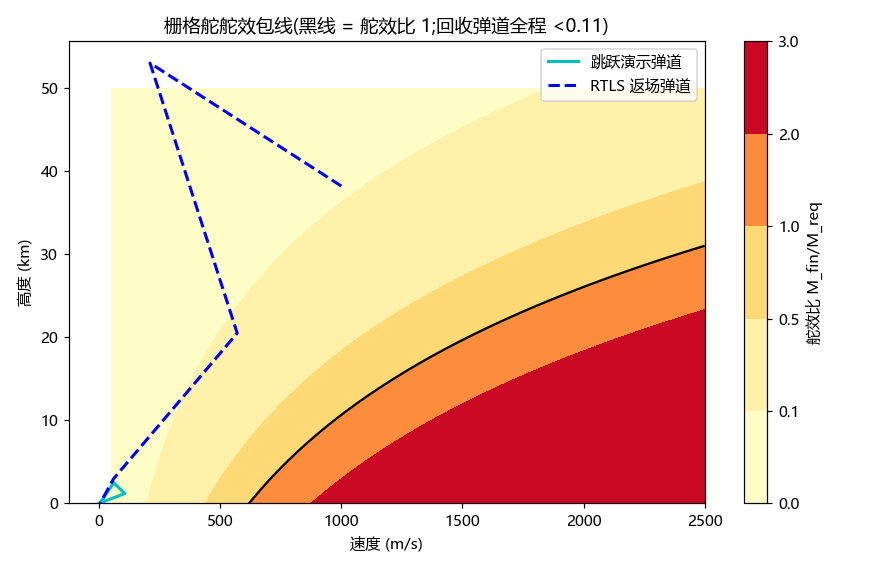

The script that saved this image:
#!/usr/bin/env python3
# -*- coding: utf-8 -*-
"""
L1.5 栅格舵舵效包线 —— veh-rocket-02(火星大气)
=================================================
舵面控制力矩 M_fin(v,h) = N_fin·Cnδ·δmax·q(v,h)·S·L_arm 与姿控需求力矩
M_req(0.1 rad/s² 俯仰角加速度,I≈m·L²/12)之比,在 (v,h) 平面画等值线;
叠加两条实际回收弹道(sim_hop 跳跃、sim_boostback RTLS 返场)检查舵效覆盖。
参数(推定):Cnδ=1.5 /rad,δmax=20°,S=3.3 m²/片 ×4,臂长 21 m
(空箭 CG ~12 m,舵位 33 m);m=51.4 t,L=36 m。
"""
import numpy as np

G = 3.71
RHO0, HSC = 0.020, 11100.0
CN_D, DMAX = 1.5, np.deg2rad(20)
S_FIN, N_FIN, ARM = 3.3, 4, 21.0
M, L = 51.4e3, 36.0
I = M * L * L / 12
ALPHA_REQ = 0.1                 # rad/s² 姿控需求(5° 修正 ~1.3 s 量级)
M_REQ = I * ALPHA_REQ

q_req = M_REQ / (N_FIN * CN_D * DMAX * S_FIN * ARM)
print('=' * 60)
print('栅格舵舵效包线(火星)')
print('=' * 60)
print('需求力矩 %.2f MN·m(I=%.1e kg·m², α=%.1f rad/s²)' % (M_REQ / 1e6, I, ALPHA_REQ))
print('舵效达标动压 q_req = %.2f kPa' % (q_req / 1e3))
for h in (0, 10e3, 20e3):
    v1 = np.sqrt(2 * q_req / (RHO0 * np.exp(-h / HSC)))
    print('  h=%5.0f km → 需 v ≥ %.0f m/s' % (h / 1e3, v1))
print('对照回收弹道:跳跃演示峰值 q ≈ 0.11 kPa(v=106 m/s 低空)→ 舵效 %.1f%%;'
      % (0.5 * RHO0 * 106**2 / q_req * 100))
print('RTLS 返场再入峰值 q ≈ 0.73 kPa(sim_boostback)→ 舵效 %.0f%%'
      % (730 / q_req * 100))
print('→ 结论:火星大气过稀,整个回收剖面内栅格舵控制权限 <20%'
      '(跳跃段仅 3%),姿控须由推力矢量+RCS 承担;栅格舵在火星构型的'
      '主要职能是网捕挂钩(地球构型遗产件)。')

try:
    import matplotlib
    matplotlib.use('Agg')
    import matplotlib.pyplot as plt
    matplotlib.rcParams['font.sans-serif'] = ['Microsoft YaHei', 'SimHei']
    matplotlib.rcParams['axes.unicode_minus'] = False
    v = np.linspace(50, 2500, 200)
    h = np.linspace(0, 50e3, 200)
    V, H = np.meshgrid(v, h)
    Q = 0.5 * RHO0 * np.exp(-H / HSC) * V**2
    RATIO = Q / q_req
    fig, ax = plt.subplots(figsize=(8, 5.2))
    cs = ax.contourf(V, H / 1e3, np.clip(RATIO, 0, 3), levels=[0, 0.1, 0.5, 1, 2, 3],
                     cmap='YlOrRd')
    fig.colorbar(cs, label='舵效比 M_fin/M_req')
    ax.contour(V, H / 1e3, RATIO, levels=[1], colors='k', linewidths=1.5)
    # 两条回收弹道包络(特征点折线,示意)
    ax.plot([0, 106, 60, 3], [0.03, 1.2, 2.5, 0.03], 'c-', lw=2, label='跳跃演示弹道')
    ax.plot([1000, 210, 570, 60, 4], [38.2, 53, 20.5, 3, 0.03], 'b--', lw=2,
            label='RTLS 返场弹道')
    ax.set_xlabel('速度 (m/s)'); ax.set_ylabel('高度 (km)')
    ax.set_title('栅格舵舵效包线(黑线 = 舵效比 1;回收弹道全程 <0.11)')
    ax.legend()
    fig.tight_layout()
    fig.savefig('scripts/sim_gridfin_veh_rocket_02.png', dpi=110)
    print('已出图 scripts/sim_gridfin_veh_rocket_02.png')
except ImportError:
    print('(matplotlib 不可用,跳过出图)')
